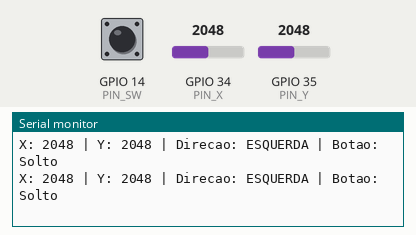
A sketch run on a simulated ESP32. Parts: the last lines printed to the serial monitor. The test bench sets the inputs (shaded band); at power-on: GPIO 35 (PIN_Y) = 2048, GPIO 34 (PIN_X) = 2048, GPIO 14 (PIN_SW) HIGH.

Above: at 1.2 s.
1.3 s: GPIO 35 (PIN_Y) set to 1939
At 1.34 s:
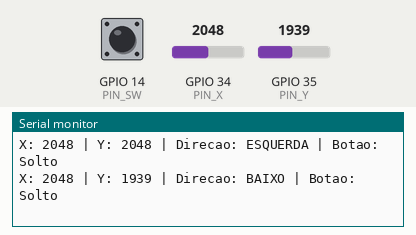
3.2 s: GPIO 34 (PIN_X) set to 2007
At 3.21 s:
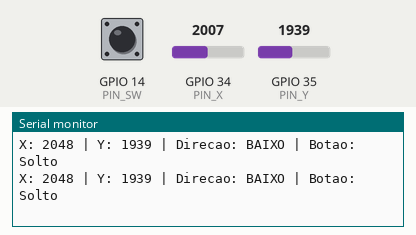
4.7 s: GPIO 34 (PIN_X) set to 1926
At 4.73 s:
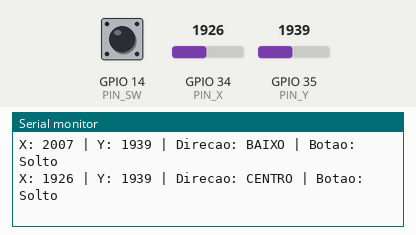
8.2 s: GPIO 35 (PIN_Y) set to 1628
At 8.24 s:
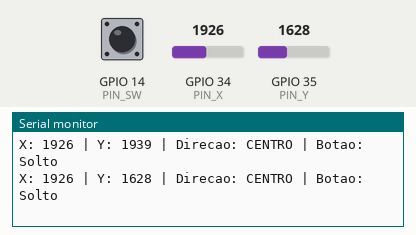
9.7 s: GPIO 35 (PIN_Y) set to 1538
At 9.76 s:
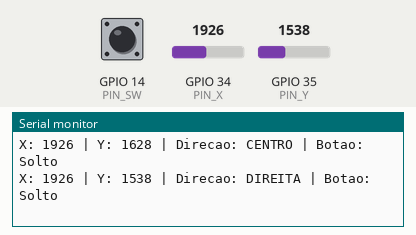

The sketch:

sketch_joyStick.ino
```cpp
#define PIN_X 34
#define PIN_Y 35
#define PIN_SW 14

// Centro REAL
int centerX = 1770;
int centerY = 1800;

int deadzone = 200;

void setup() {
  Serial.begin(115200);
  pinMode(PIN_SW, INPUT_PULLUP);
}

void loop() {
  int eixoX = analogRead(PIN_X);
  int eixoY = analogRead(PIN_Y);
  int botao  = digitalRead(PIN_SW);

  String dirOriginal = "CENTRO";

  // Detecta direção ORIGINAL
  if (eixoX < centerX - deadzone) dirOriginal = "ESQUERDA";
  else if (eixoX > centerX + deadzone) dirOriginal = "DIREITA";

  if (eixoY < centerY - deadzone) dirOriginal = "CIMA";
  else if (eixoY > centerY + deadzone) dirOriginal = "BAIXO";

  // --- MAPEAMENTO INVERTIDO ---
  String direcao = "CENTRO";

  if (dirOriginal == "CIMA")      direcao = "DIREITA";
  else if (dirOriginal == "DIREITA") direcao = "BAIXO";
  else if (dirOriginal == "BAIXO")   direcao = "ESQUERDA";
  else if (dirOriginal == "ESQUERDA")direcao = "CIMA";

  Serial.print("X: "); Serial.print(eixoX);
  Serial.print(" | Y: "); Serial.print(eixoY);
  Serial.print(" | Direcao: "); Serial.print(direcao);
  Serial.print(" | Botao: ");
  Serial.println(botao == 0 ? "Pressionado" : "Solto");

  delay(60);
}
```

Measured:
- the behaviour switches between 2001 and 2000 on GPIO 35 (PIN_Y) (found by bisection; images 0 and 1)
- the behaviour switches between 1971 and 1970 on GPIO 34 (PIN_X) (found by bisection; images 2 and 3)
- the behaviour switches between 1600 and 1599 on GPIO 35 (PIN_Y) (found by bisection; images 4 and 5)
- after the input at 1.3 s, the serial monitor: prints a new line at once (image 1)
- after the input at 4.7 s, the serial monitor: prints a new line at once (image 3)
- after the input at 8.2 s, the serial monitor: prints a new line at once (image 4)
- after the input at 9.7 s, the serial monitor: prints a new line after 0.05 s (image 5)
